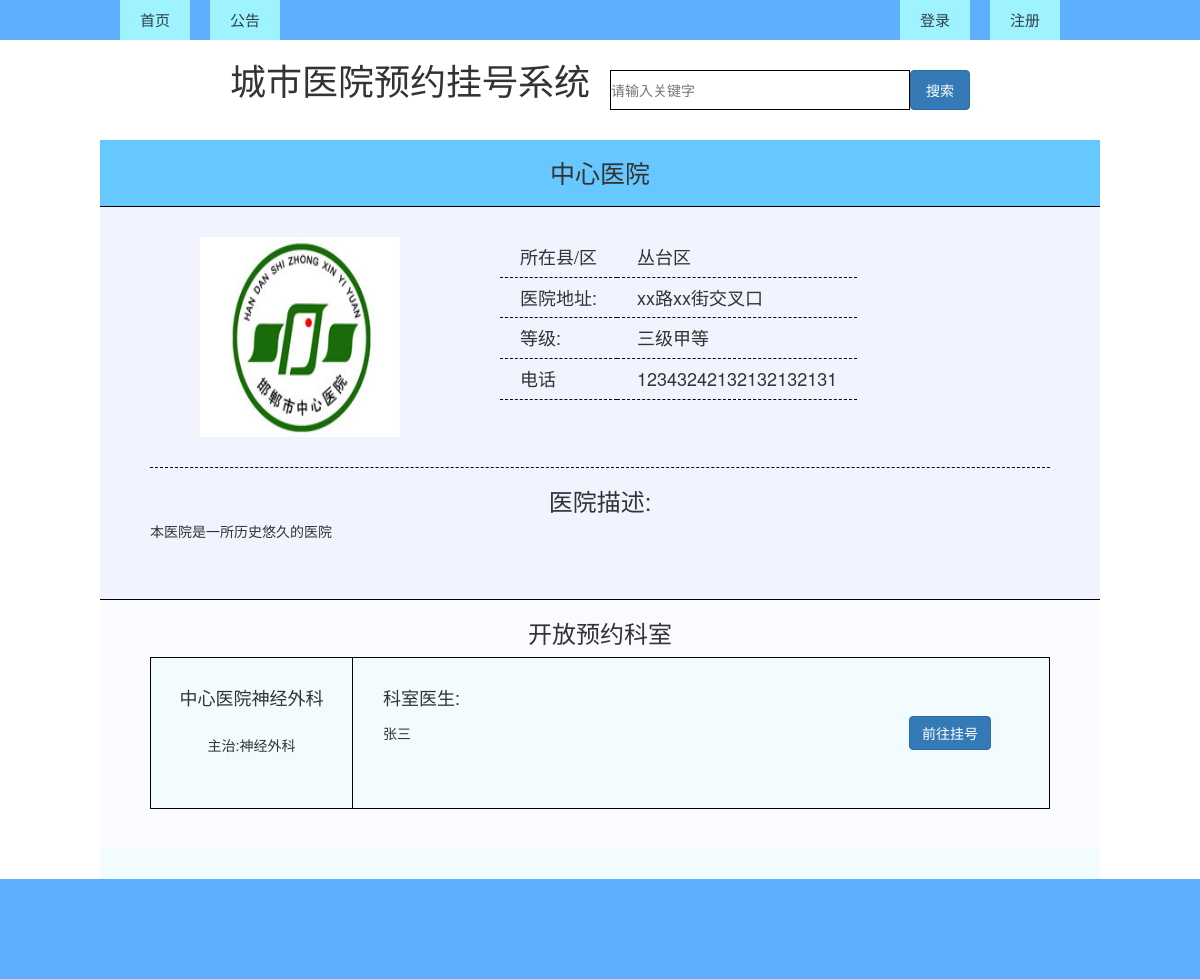
Screenshot of /hospitals/1/ with the database file from the repository.
### newapp/models.py (models this page shows, shortened)
class Hospital(models.Model):
    hname = models.CharField(u'医院名',max_length=20)
    hlevel = models.CharField(u'等级',max_length=20,choices=(
        ('1', '三级甲等'),('2', '三级乙等'),('3', '三级丙等'),
        ('4', '二级甲等'),('5', '二级乙等'),('6', '二级丙等'),
        ('7', '一级甲等'),('8', '一级乙等'),('9', '一级丙等')),default='三级甲等')
    hphoto = models.ImageField(u'医院照片',max_length=150,upload_to='static/img')
    htel = models.CharField(u'电话', max_length=20, unique=True)
    haddress = models.CharField(u'医院地址',max_length=50)
    htext = models.TextField(u'医院介绍',max_length=5000)
    createtime = models.DateTimeField(u'创建时间',auto_now_add=True)
    updatetime = models.DateTimeField(u'修改时间',auto_now=True)
    isdelete = models.BooleanField(u'是否删除',default=False)
    cid = models.ForeignKey(to="Country",on_delete=models.CASCADE)
    class Meta:
        verbose_name_plural='医院信息'

class Country(models.Model):
    cname = models.CharField(u'县/区',max_length=20)
    createtime = models.DateTimeField(u'创建时间', auto_now_add=True)
    updatetime = models.DateTimeField(u'修改时间',auto_now=True)
    isdelete = models.BooleanField(u'是否删除',default=False)
    class Meta:
        verbose_name_plural='县/市'
    def __str__(self):
        return self.cname

class Room(models.Model):
    rname = models.CharField(u'科室名',max_length=20)
    rtext = models.TextField(u'科室介绍', max_length=5000)
    rtel = models.CharField(u'电话',max_length=20,unique=True)
    mon1 = models.CharField(u'周一上午',max_length=20,null=True,blank=True)
    mon2 = models.CharField(u'周一下午',max_length=20, null=True, blank=True)
    tue1 = models.CharField(u'周二上午',max_length=20, null=True, blank=True)
    tue2 = models.CharField(u'周二下午',max_length=20, null=True, blank=True)
    wed1 = models.CharField(u'周三上午',max_length=20, null=True, blank=True)
    wed2 = models.CharField(u'周三下午',max_length=20, null=True, blank=True)
    thu1 = models.CharField(u'周四上午',max_length=20, null=True, blank=True)
    thu2 = models.CharField(u'周四下午',max_length=20, null=True, blank=True)
    fri1 = models.CharField(u'周五上午',max_length=20, null=True, blank=True)
    fri2 = models.CharField(u'周五下午',max_length=20, null=True, blank=True)
    sat1 = models.CharField(u'周六上午',max_length=20, null=True, blank=True)
    sat2 = models.CharField(u'周六下午',max_length=20, null=True, blank=True)
    sun1 = models.CharField(u'周日上午',max_length=20, null=True, blank=True)
    sun2 = models.CharField(u'周日下午',max_length=20, null=True, blank=True)
    createtime = models.DateTimeField(u'创建时间',auto_now_add=True)
    updatetime = models.DateTimeField(u'修改时间',auto_now=True)
    isdelete = models.BooleanField(u'是否删除',default=False)
    hid = models.ForeignKey(to="Hospital",on_delete=models.CASCADE)
    dsid = models.ForeignKey(to="DetailSubject",on_delete=models.CASCADE)
    class Meta:
        verbose_name_plural='科室信息'

class DetailSubject(models.Model):
    dsname = models.CharField(u'详细科名',max_length=20)
    createtime = models.DateTimeField(u'创建时间',auto_now_add=True)
    updatetime = models.DateTimeField(u'修改时间',auto_now=True)
    isdelete = models.BooleanField(u'是否删除',default=False)
    sid = models.ForeignKey(to="Subject",on_delete=models.CASCADE)
    class Meta:
        verbose_name_plural='详细疾病种类'
    def __str__(self):
        return self.dsname

class Doctor(models.Model):
    dname = models.CharField(u'用户名',max_length=20)
    dpasswd = models.CharField(u'密码',max_length=150)
    dgender = models.CharField(u'性别',max_length=32, choices=(('male', '男'),('female', '女')), default='男')
    dbirth = models.DateField(u'出生日期')
    dlevel = models.CharField(u'级别',max_length=32, choices=(('1', '医师'),('2', '主治医师'),('3', '副主任医师'),('4', '主任医师')), default='医师')
    dphoto = models.ImageField(u'照片',max_length=150,upload_to='static/img')
    dtel = models.CharField(u'电话',max_length=11,unique=True)
    demail = models.CharField(u'邮箱',max_length=20,unique=True)
    dtext = models.TextField(u'医生介绍',max_length=5000)
    isdelete = models.BooleanField(u'是否删除',default=False)
    rid = models.ForeignKey(to="Room",on_delete=models.CASCADE)
    createtime = models.DateTimeField(u'创建时间',auto_now_add=True)
    updatetime = models.DateTimeField(u'修改时间',auto_now=True)
    class Meta:
        verbose_name_plural='医生信息'
    def __str__(self):
        return self.dname

### newapp/views.py (the view)
# urls.py: re_path(r'^hospitals/(\d+)/$', views.hospitals),
def hospitals(request,num):
    num=int(num)
    hospitalList = Hospital.objects.get(id=num)
    roomList = Room.objects.filter(hid_id=num)
    doctorList = Doctor.objects.filter(rid_id__in=roomList)
    print(doctorList)
    return render(request,'maApp/hospitals.html',{'num':num,'doctorList':doctorList,'hospitalList':hospitalList,'roomList':roomList})

### templates/maApp/hospitals.html (shortened to what this page needs)
{% extends 'maApp/main.html' %}
{% load static from staticfiles %}
{% block linkscript %}
    <link rel="stylesheet" href="../../static/css/fords.css">
{% endblock linkscript %}
{% block center %}
    <div class="fords">
        <div class="fords-title">{{ hospitalList.hname }}</div>
        <div class="fords-middle clearFix">
            <div class="clearFix">
                <div id="fords-middle-docimg">
                <img src="../../{{ hospitalList.hphoto }}" alt="">
            </div>
                <div class="fords-middle-doctable">
                <table class="fords-middle-table">
                    <tr>
                        <td><h4>所在县/区</h4></td>
                        <td><h4>{{ hospitalList.cid }}</h4></td>
                    </tr>
                    <tr>
                        <td><h4>医院地址:</h4></td>
                        <td><h4>{{ hospitalList.haddress }}</h4></td>
                    </tr>
                    <tr>
                        <td><h4>等级:</h4></td>
                        <td>
                            {% if hospitalList.hlevel == '1' %}
                                <h4>三级甲等</h4>
                            {% elif hospitalList.hlevel == '2' %}
                                <h4>三级乙等</h4>
                            {% elif hospitalList.hlevel == '3' %}
                                <h4>三级丙等</h4>
                            {% elif hospitalList.hlevel == '4' %}
                                <h4>二级甲等</h4>
                            {% elif hospitalList.hlevel == '5' %}
                                <h4>二级乙等</h4>
                            {% elif hospitalList.hlevel == '6' %}
                                <h4>二级丙等</h4>
                            {% elif hospitalList.hlevel == '7' %}
                                <h4>一级甲等</h4>
                            {% elif hospitalList.hlevel == '8' %}
                                <h4>一级乙等</h4>
                            {% elif hospitalList.hlevel == '9' %}
                                <h4>一级丙等</h4>
                            {% endif %}
                        </td>
                    </tr>
                    <tr>
                        <td><h4>电话</h4></td>
                        <td><h4>{{ hospitalList.htel }}</h4></td>
                    </tr>
                </table>
            </div>
            </div>
            <div class="fords-middle-doctext">
                <span><h3>医院描述:</h3>
                    <h5 style="text-align: left;">{{ hospitalList.htext }}</h5>
                </span>
            </div>
        </div>
        <div class="fords-body clearFix">
            <h3 style="text-align: center">开放预约科室</h3>
            {% for i in roomList %}
                    <div class="fords-body-each clearFix">
                        <div class="fords-body-each-img">
                            <h4 style="padding:20px;">{{ i.rname }}</h4>
                            <h5>主治:{{ i.dsid }}</h5>
                        </div>
                        <div class="fords-body-each-text">
                            <h4>科室医生:</h4>
                            {% for j in doctorList %}
                                {% if j.rid_id == i.id %}
                                    <span>{{ j.dname }}</span>
                                {% endif %}
                            {% endfor %}
                        </div>
                        <div style="float:right">
                            <a href="/rooms/{{ i.id }}/"><span class="btn btn-primary pull-right" style="margin:58px" value="">前往挂号</span></a>
                        </div>
                    </div>
            {% empty %}
             <h4 style="text-align: center;margin-top:20px;">没有可预约的科室</h4>
            {% endfor %}
        </div>
    </div>
{% endblock %}

### static/css/main.css (style rules this page uses)
* { margin:0; padding:0; box-sizing: border-box; }
a { color:black; text-decoration: none; }
.clearFix::after,.clearFix::before { content: ""; line-height: 0; display: block; clear: both; }

### static/css/fords.css (style rules this page uses)
.fords { width:100%; height:auto; margin:0 auto; }
.fords-title { width:100%; font-size:25px; text-align: center; padding: 15px 0; border-bottom: 1px black solid; background-color: #67c8ff; }
.fords-middle { width:100%; margin:0 auto; padding:30px 50px; text-align: center; background-color: #f1f4ff; }
.fords-middle img { width:400px; height: 300px; display:block; margin:0 auto; }
.fords-middle h5 { text-align: center; }
.fords-middle-table { margin:0 auto; padding:50px; }
.fords-middle-table tr { border-bottom: 1px black dashed; }
.fords-middle-table td { padding:0 20px; text-align: left; }
#fords-middle-docimg img { width:200px; height:200px; float:left; margin-left:50px; }
.fords-middle-doctable { float:left; padding-left:100px; }
.fords-middle-doctext { width:100%; height:auto; margin:30px auto; border-top:1px black dashed; }
.fords-body { width:100%; height:auto; border-top:1px black solid; background-color: #fafbff; padding-bottom: 30px; }
.fords-body-each { width:90%; height:152px; margin:10px auto; border:1px black solid; text-align:left; background-color: #f2fcff; }
.fords-body-each-img { width:202px; height:150px; border-right:1px black solid; float:left; text-align: center; line-height: 100%; }
.fords-body-each-text { padding:20px 30px; line-height: 30px; float:left; }
.fords-body a { color:black; text-decoration: none; }

### rows the page displays
Hospital: hname "中心医院", hphoto (picture), cid "丛台区", haddress "xx路xx街交叉口", htel "12343242132132132131", htext "本医院是一所历史悠久的医院"
Room: rname "中心医院神经外科", dsid "神经外科"
Doctor: dname "张三"
